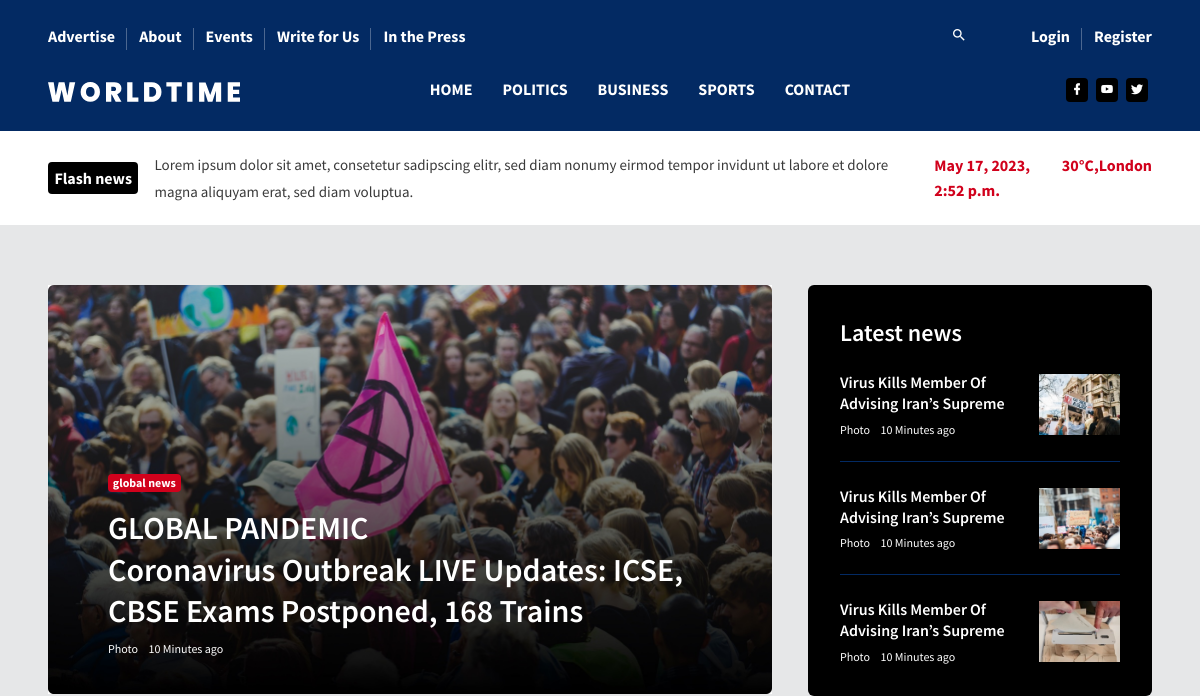
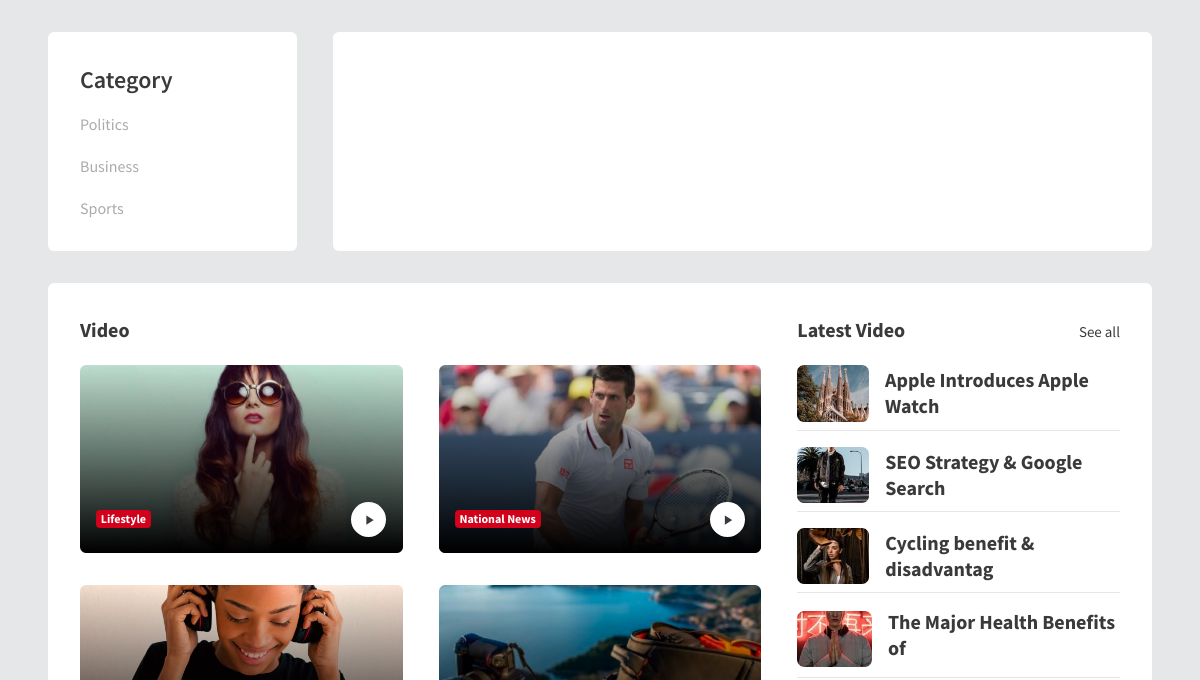
Before: / (upper part) with the older database file (2 pictures, top to bottom).
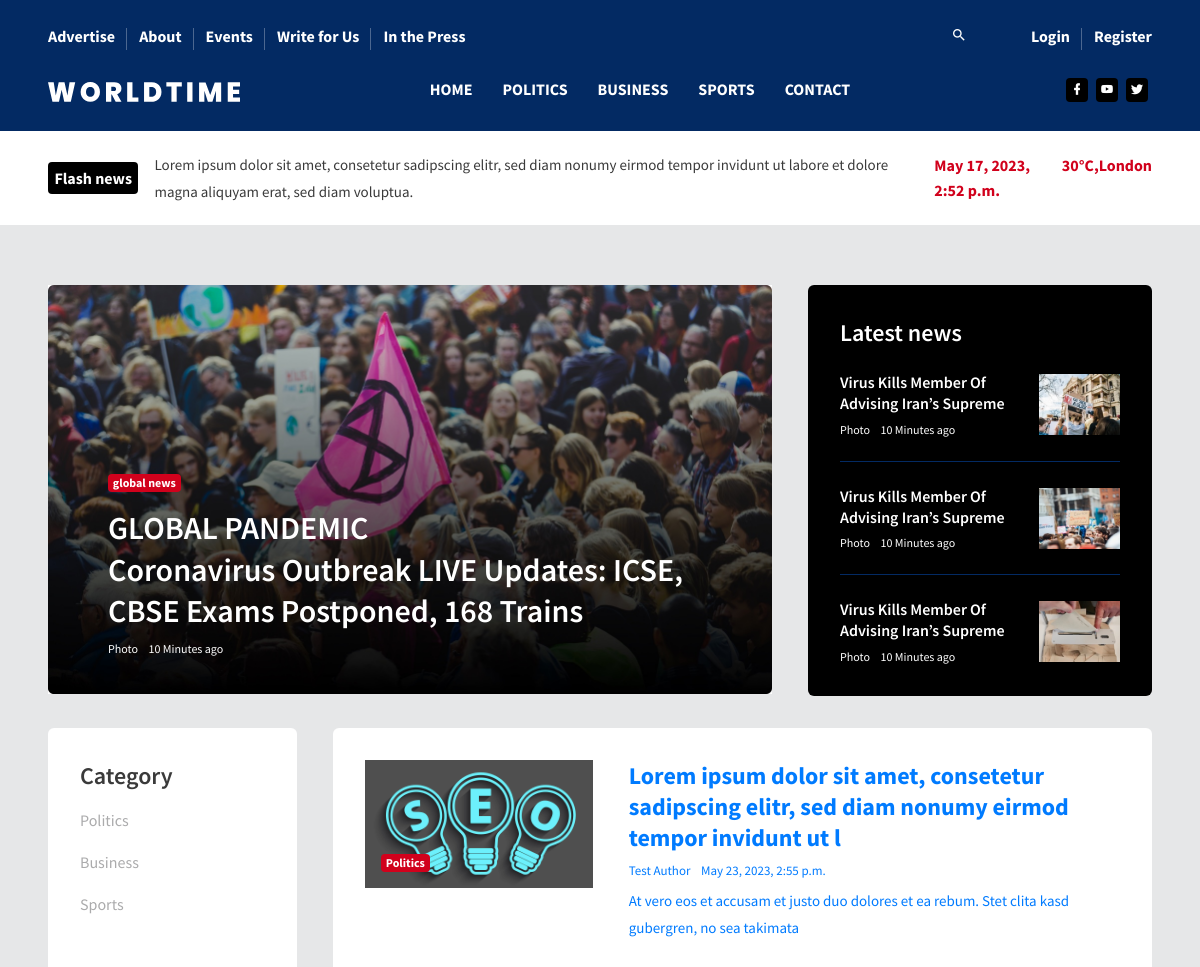
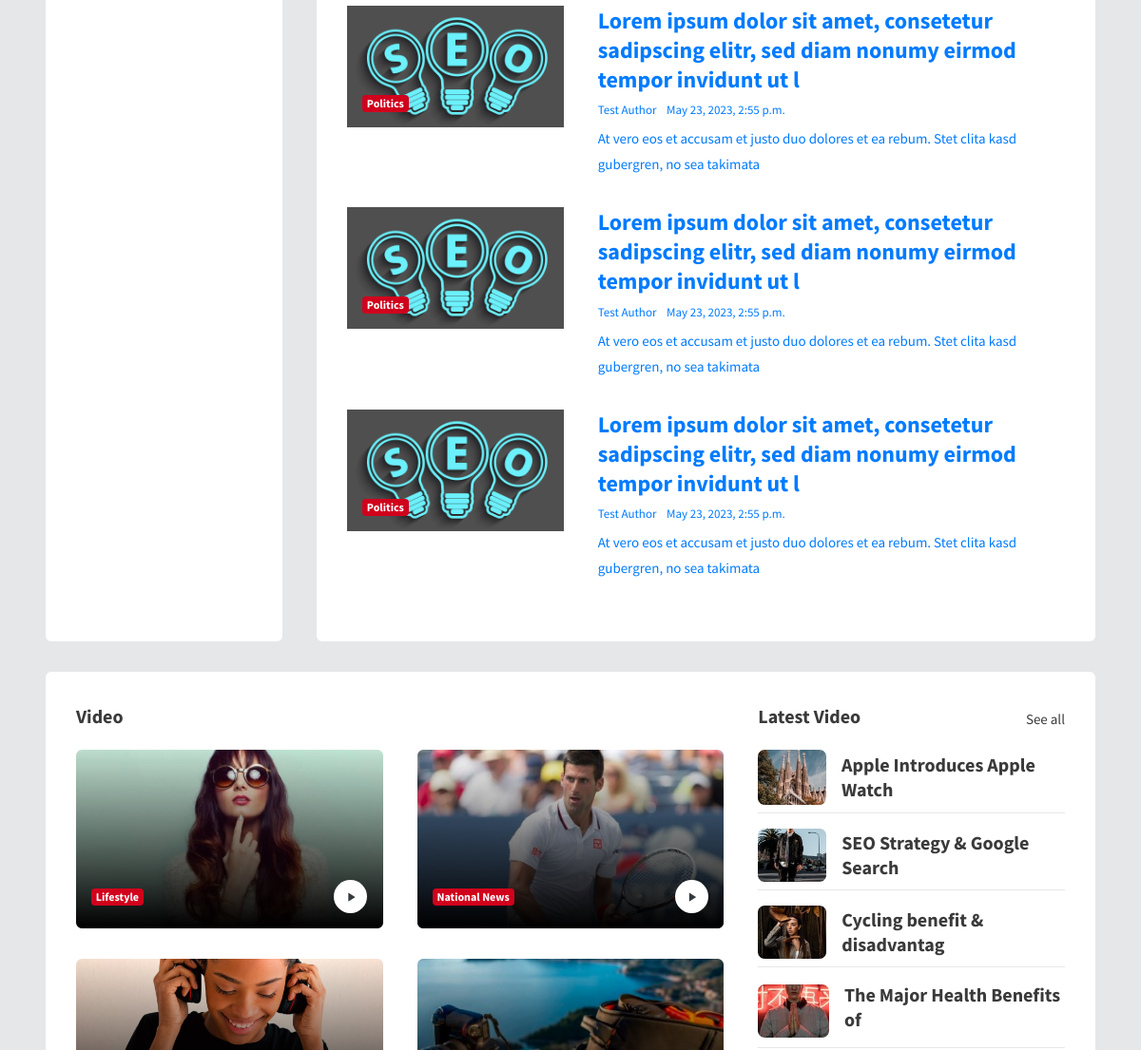
After: the same page with the newer database file (2 pictures, top to bottom).
### news/models.py (models this page shows, shortened)
class Category(models.Model):
    name = models.CharField(max_length=100)
    is_menu = models.BooleanField(default=False)
    is_active = models.BooleanField(default=True)

class Article(models.Model):
    category = models.ForeignKey(Category, on_delete=models.CASCADE)
    title = models.CharField(max_length=100)
    image = models.ImageField(upload_to='articles/')
    timestamp = models.DateTimeField(auto_now=True)
    description = models.TextField()
    author_image = models.ImageField(upload_to='articles/')
    author_name = models.CharField(max_length=100)
    tags = models.ManyToManyField(Tag)
    is_draft = models.BooleanField(default=True)
    @property
    def get_short_desc(self):
        return self.description[:100]

### news/views.py (the view)
# urls.py: path('', views.HomeView.as_view(), name='home'),
class HomeView(TemplateView):
    template_name = 'index.html'
    def get_context_data(self, **kwargs):
        context = super().get_context_data(**kwargs)
        context['menus'] = Category.objects.filter(is_menu=True, is_active=True)
        context['flash_news'] = FlashNews.objects.last()
        context['categories'] = Category.objects.filter(is_active=True)
        context['articles'] = Article.objects.filter(is_draft=False)
        return context

### templates/index.html (shortened to what the changed rows need)
{% extends 'base.html' %}
{% load static %}
{% block main_container %}
    <div class="container-scroller">
        <div class="main-panel">
            {% include 'header.html' %}
            <div class="content-wrapper">
                <div class="container">
                    <div class="row" data-aos="fade-up">
                        <div class="col-xl-8 stretch-card grid-margin">
                            <div class="position-relative">
                                <div class="banner-content">
                                    <h1 class="mb-0">GLOBAL PANDEMIC</h1>
                                    <h1 class="mb-2">
                                        Coronavirus Outbreak LIVE Updates: ICSE, CBSE Exams
                                        Postponed, 168 Trains
                                    </h1>
                                </div>
                            </div>
                        </div>
                        <div class="col-xl-4 stretch-card grid-margin">
                            <div class="card bg-dark text-white">
                                <div class="card-body">
                                    <h2>Latest news</h2>
                                </div>
                            </div>
                        </div>
                    </div>
                    <div class="row" data-aos="fade-up">
                        <div class="col-lg-3 stretch-card grid-margin">
                            <div class="card">
                                <div class="card-body">
                                    <h2>Category</h2>
                                    <ul class="vertical-menu">
                                        {% for category in categories %}
                                            <li><a href="#">{{ category.name }}</a></li>
                                        {% endfor %}
                                    </ul>
                                </div>
                            </div>
                        </div>
                        <div class="col-lg-9 stretch-card grid-margin">
                            <div class="card">
                                <div class="card-body">
                                    {% for article in articles %}
                                        <a href="{% url 'article-details' article.pk %}">
                                            <div class="row">
                                                <div class="col-sm-4 grid-margin">
                                                    <div class="position-relative">
                                                        <div class="rotate-img">
                                                            <img src="{{ article.image.url }}"
                                                                 alt="thumb"
                                                                 class="img-fluid"
                                                            />
                                                        </div>
                                                        <div class="badge-positioned">
                            <span class="badge badge-danger font-weight-bold"
                            >{{ article.category.name }}</span
                            >
                                                        </div>
                                                    </div>
                                                </div>
                                                <div class="col-sm-8  grid-margin">
                                                    <h2 class="mb-2 font-weight-600">
                                                        {{ article.title }}
                                                    </h2>
                                                    <div class="fs-13 mb-2">
                                                        <span class="mr-2">{{ article.author_name }} </span>{{ article.timestamp }}
                                                    </div>
                                                    <p class="mb-0">
                                                        {{ article.get_short_desc }}
                                                    </p>
                                                </div>
                                            </div>
                                        </a>
                                    {% endfor %}
                                </div>
                            </div>
                        </div>
                    </div>
                </div>
            </div>
        </div>
    </div>
{% endblock %}

### templates/header.html (shortened to what the changed rows need)
<header id="header">
    <div class="container">
        <nav class="navbar navbar-expand-lg navbar-light">
            <div class="navbar-bottom">
                <div class="d-flex justify-content-between align-items-center">
                    <div>
                        <div
                                class="navbar-collapse justify-content-center collapse"
                                id="navbarSupportedContent"
                        >
                            <ul
                                    class="navbar-nav d-lg-flex justify-content-between align-items-center"
                            >
                                {% for menu in menus %}
                                    <li class="nav-item">
                                        <a class="nav-link" href="pages/magazine.html">{{ menu.name }}</a>
                                    </li>
                                {% endfor %}
                            </ul>
                        </div>
                    </div>
                </div>
            </div>
        </nav>
    </div>
</header>

Changed rows visible on the page:
added Article: image (picture), category.name "Politics", title "Lorem ipsum dolor sit amet, consetetur sadipscing elitr, sed diam nonumy eirmod tempor invidunt ut l", author_name "Test Author", timestamp "May 23, 2023, 2:55 p.m.", get_short_desc "At vero eos et accusam et justo duo dolores et ea rebum. Stet clita kasd gubergren, no sea takimata"
added Article: image (picture), category.name "Politics", title "Lorem ipsum dolor sit amet, consetetur sadipscing elitr, sed diam nonumy eirmod tempor invidunt ut l", author_name "Test Author", timestamp "May 23, 2023, 2:55 p.m.", get_short_desc "At vero eos et accusam et justo duo dolores et ea rebum. Stet clita kasd gubergren, no sea takimata"
added Article: image (picture), category.name "Politics", title "Lorem ipsum dolor sit amet, consetetur sadipscing elitr, sed diam nonumy eirmod tempor invidunt ut l", author_name "Test Author", timestamp "May 23, 2023, 2:55 p.m.", get_short_desc "At vero eos et accusam et justo duo dolores et ea rebum. Stet clita kasd gubergren, no sea takimata"
added Article: image (picture), category.name "Politics", title "Lorem ipsum dolor sit amet, consetetur sadipscing elitr, sed diam nonumy eirmod tempor invidunt ut l", author_name "Test Author", timestamp "May 23, 2023, 2:55 p.m.", get_short_desc "At vero eos et accusam et justo duo dolores et ea rebum. Stet clita kasd gubergren, no sea takimata"
